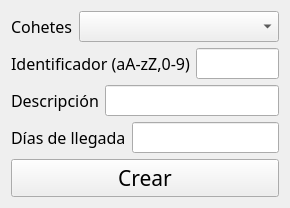
<?xml version="1.0" encoding="UTF-8"?>
<ui version="4.0">
 <class>Form</class>
 <widget class="QWidget" name="Form">
  <property name="windowModality">
   <enum>Qt::ApplicationModal</enum>
  </property>
  <property name="geometry">
   <rect>
    <x>0</x>
    <y>0</y>
    <width>290</width>
    <height>190</height>
   </rect>
  </property>
  <property name="windowTitle">
   <string>ProjectGamma - Nuevo lanzamineto</string>
  </property>
  <layout class="QVBoxLayout" name="verticalLayout">
   <item>
    <layout class="QHBoxLayout" name="horizontalLayout">
     <item>
      <widget class="QLabel" name="label">
       <property name="font">
        <font>
         <family>Century Gothic</family>
         <pointsize>12</pointsize>
        </font>
       </property>
       <property name="text">
        <string>Cohetes</string>
       </property>
      </widget>
     </item>
     <item>
      <widget class="QComboBox" name="rocketsChoice">
       <property name="sizePolicy">
        <sizepolicy hsizetype="Expanding" vsizetype="Fixed">
         <horstretch>0</horstretch>
         <verstretch>0</verstretch>
        </sizepolicy>
       </property>
       <property name="font">
        <font>
         <family>Century Gothic</family>
         <pointsize>12</pointsize>
        </font>
       </property>
      </widget>
     </item>
    </layout>
   </item>
   <item>
    <layout class="QHBoxLayout" name="horizontalLayout_2">
     <item>
      <widget class="QLabel" name="label_2">
       <property name="font">
        <font>
         <family>Century Gothic</family>
         <pointsize>12</pointsize>
        </font>
       </property>
       <property name="text">
        <string>Identificador (aA-zZ,0-9)</string>
       </property>
      </widget>
     </item>
     <item>
      <widget class="QLineEdit" name="idField">
       <property name="font">
        <font>
         <family>Century Gothic</family>
         <pointsize>12</pointsize>
        </font>
       </property>
      </widget>
     </item>
    </layout>
   </item>
   <item>
    <layout class="QHBoxLayout" name="horizontalLayout_3">
     <item>
      <widget class="QLabel" name="label_3">
       <property name="font">
        <font>
         <family>Century Gothic</family>
         <pointsize>12</pointsize>
        </font>
       </property>
       <property name="text">
        <string>Descripción</string>
       </property>
      </widget>
     </item>
     <item>
      <widget class="QLineEdit" name="descField">
       <property name="font">
        <font>
         <family>Century Gothic</family>
         <pointsize>12</pointsize>
        </font>
       </property>
      </widget>
     </item>
    </layout>
   </item>
   <item>
    <layout class="QHBoxLayout" name="horizontalLayout_5">
     <item>
      <widget class="QLabel" name="label_5">
       <property name="font">
        <font>
         <family>Century Gothic</family>
         <pointsize>12</pointsize>
        </font>
       </property>
       <property name="text">
        <string>Días de llegada</string>
       </property>
      </widget>
     </item>
     <item>
      <widget class="QLineEdit" name="daysField">
       <property name="font">
        <font>
         <family>Century Gothic</family>
         <pointsize>12</pointsize>
        </font>
       </property>
      </widget>
     </item>
    </layout>
   </item>
   <item>
    <widget class="QPushButton" name="createButton">
     <property name="font">
      <font>
       <family>Century Gothic</family>
       <pointsize>16</pointsize>
      </font>
     </property>
     <property name="text">
      <string>Crear</string>
     </property>
    </widget>
   </item>
  </layout>
 </widget>
 <resources/>
 <connections/>
</ui>
